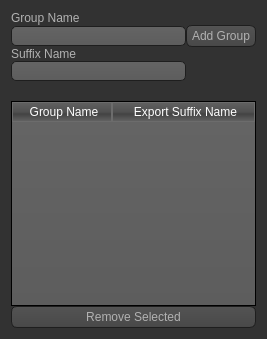
<?xml version="1.0" encoding="UTF-8"?>
<ui version="4.0">
 <class>Form</class>
 <widget class="QWidget" name="Form">
  <property name="geometry">
   <rect>
    <x>0</x>
    <y>0</y>
    <width>267</width>
    <height>339</height>
   </rect>
  </property>
  <property name="windowTitle">
   <string>Edit Group List</string>
  </property>
  <property name="styleSheet">
   <string notr="true">QToolTip
{
     border: 1px solid black;
     background-color: #ffa02f;
     padding: 1px;
     border-radius: 3px;
     opacity: 100;
}

QWidget
{
    color: #b1b1b1;
    background-color: #323232;
}

QWidget:item:hover
{
    background-color: QLinearGradient( x1: 0, y1: 0, x2: 0, y2: 1, stop: 0 #ffa02f, stop: 1 #ca0619);
    color: #000000;
}

QWidget:item:selected
{
    background-color: QLinearGradient( x1: 0, y1: 0, x2: 0, y2: 1, stop: 0 #ffa02f, stop: 1 #d7801a);
}

QMenuBar::item
{
    background: transparent;
}

QMenuBar::item:selected
{
    background: transparent;
    border: 1px solid #ffaa00;
}

QMenuBar::item:pressed
{
    background: #444;
    border: 1px solid #000;
    background-color: QLinearGradient(
        x1:0, y1:0,
        x2:0, y2:1,
        stop:1 #212121,
        stop:0.4 #343434/*,
        stop:0.2 #343434,
        stop:0.1 #ffaa00*/
    );
    margin-bottom:-1px;
    padding-bottom:1px;
}

QMenu
{
    border: 1px solid #000;
}

QMenu::item
{
    padding: 2px 20px 2px 20px;
}

QMenu::item:selected
{
    color: #000000;
}

QWidget:disabled
{
    color: #404040;
    background-color: #323232;
}

QAbstractItemView
{
    background-color: QLinearGradient( x1: 0, y1: 0, x2: 0, y2: 1, stop: 0 #4d4d4d, stop: 0.1 #646464, stop: 1 #5d5d5d);
}

QWidget:focus
{
    /*border: 2px solid QLinearGradient( x1: 0, y1: 0, x2: 0, y2: 1, stop: 0 #ffa02f, stop: 1 #d7801a);*/
}

QLineEdit
{
    background-color: QLinearGradient( x1: 0, y1: 0, x2: 0, y2: 1, stop: 0 #4d4d4d, stop: 0 #646464, stop: 1 #5d5d5d);
    padding: 1px;
    border-style: solid;
    border: 1px solid #1e1e1e;
    border-radius: 5;
}

QPushButton
{
    color: #b1b1b1;
    background-color: QLinearGradient( x1: 0, y1: 0, x2: 0, y2: 1, stop: 0 #565656, stop: 0.1 #525252, stop: 0.5 #4e4e4e, stop: 0.9 #4a4a4a, stop: 1 #464646);
    border-width: 1px;
    border-color: #1e1e1e;
    border-style: solid;
    border-radius: 6;
    padding: 3px;
    font-size: 12px;
    padding-left: 5px;
    padding-right: 5px;
}

QPushButton:pressed
{
    background-color: QLinearGradient( x1: 0, y1: 0, x2: 0, y2: 1, stop: 0 #2d2d2d, stop: 0.1 #2b2b2b, stop: 0.5 #292929, stop: 0.9 #282828, stop: 1 #252525);
}

QComboBox
{
    selection-background-color: #ffaa00;
    background-color: QLinearGradient( x1: 0, y1: 0, x2: 0, y2: 1, stop: 0 #565656, stop: 0.1 #525252, stop: 0.5 #4e4e4e, stop: 0.9 #4a4a4a, stop: 1 #464646);
    border-style: solid;
    border: 1px solid #1e1e1e;
    border-radius: 5;
}

QComboBox:hover,QPushButton:hover
{
    border: 2px solid QLinearGradient( x1: 0, y1: 0, x2: 0, y2: 1, stop: 0 #ffa02f, stop: 1 #d7801a);
}


QComboBox:on
{
    padding-top: 3px;
    padding-left: 4px;
    background-color: QLinearGradient( x1: 0, y1: 0, x2: 0, y2: 1, stop: 0 #2d2d2d, stop: 0.1 #2b2b2b, stop: 0.5 #292929, stop: 0.9 #282828, stop: 1 #252525);
    selection-background-color: #ffaa00;
}

QComboBox QAbstractItemView
{
    border: 2px solid darkgray;
    selection-background-color: QLinearGradient( x1: 0, y1: 0, x2: 0, y2: 1, stop: 0 #ffa02f, stop: 1 #d7801a);
}

QComboBox::drop-down
{
     subcontrol-origin: padding;
     subcontrol-position: top right;
     width: 15px;

     border-left-width: 0px;
     border-left-color: darkgray;
     border-left-style: solid; /* just a single line */
     border-top-right-radius: 3px; /* same radius as the QComboBox */
     border-bottom-right-radius: 3px;
 }

QComboBox::down-arrow
{
     image: url(:/down_arrow.png);
}

QGroupBox:focus
{
border: 2px solid QLinearGradient( x1: 0, y1: 0, x2: 0, y2: 1, stop: 0 #ffa02f, stop: 1 #d7801a);
}

QTextEdit:focus
{
    border: 2px solid QLinearGradient( x1: 0, y1: 0, x2: 0, y2: 1, stop: 0 #ffa02f, stop: 1 #d7801a);
}

QScrollBar:horizontal {
     border: 1px solid #222222;
     background: QLinearGradient( x1: 0, y1: 0, x2: 0, y2: 1, stop: 0.0 #121212, stop: 0.2 #282828, stop: 1 #484848);
     height: 7px;
     margin: 0px 16px 0 16px;
}

QScrollBar::handle:horizontal
{
      background: QLinearGradient( x1: 0, y1: 0, x2: 1, y2: 0, stop: 0 #ffa02f, stop: 0.5 #d7801a, stop: 1 #ffa02f);
      min-height: 20px;
      border-radius: 2px;
}

QScrollBar::add-line:horizontal {
      border: 1px solid #1b1b19;
      border-radius: 2px;
      background: QLinearGradient( x1: 0, y1: 0, x2: 1, y2: 0, stop: 0 #ffa02f, stop: 1 #d7801a);
      width: 14px;
      subcontrol-position: right;
      subcontrol-origin: margin;
}

QScrollBar::sub-line:horizontal {
      border: 1px solid #1b1b19;
      border-radius: 2px;
      background: QLinearGradient( x1: 0, y1: 0, x2: 1, y2: 0, stop: 0 #ffa02f, stop: 1 #d7801a);
      width: 14px;
     subcontrol-position: left;
     subcontrol-origin: margin;
}

QScrollBar::right-arrow:horizontal, QScrollBar::left-arrow:horizontal
{
      border: 1px solid black;
      width: 1px;
      height: 1px;
      background: white;
}

QScrollBar::add-page:horizontal, QScrollBar::sub-page:horizontal
{
      background: none;
}

QScrollBar:vertical
{
      background: QLinearGradient( x1: 0, y1: 0, x2: 1, y2: 0, stop: 0.0 #121212, stop: 0.2 #282828, stop: 1 #484848);
      width: 7px;
      margin: 16px 0 16px 0;
      border: 1px solid #222222;
}

QScrollBar::handle:vertical
{
      background: QLinearGradient( x1: 0, y1: 0, x2: 0, y2: 1, stop: 0 #ffa02f, stop: 0.5 #d7801a, stop: 1 #ffa02f);
      min-height: 20px;
      border-radius: 2px;
}

QScrollBar::add-line:vertical
{
      border: 1px solid #1b1b19;
      border-radius: 2px;
      background: QLinearGradient( x1: 0, y1: 0, x2: 0, y2: 1, stop: 0 #ffa02f, stop: 1 #d7801a);
      height: 14px;
      subcontrol-position: bottom;
      subcontrol-origin: margin;
}

QScrollBar::sub-line:vertical
{
      border: 1px solid #1b1b19;
      border-radius: 2px;
      background: QLinearGradient( x1: 0, y1: 0, x2: 0, y2: 1, stop: 0 #d7801a, stop: 1 #ffa02f);
      height: 14px;
      subcontrol-position: top;
      subcontrol-origin: margin;
}

QScrollBar::up-arrow:vertical, QScrollBar::down-arrow:vertical
{
      border: 1px solid black;
      width: 1px;
      height: 1px;
      background: white;
}


QScrollBar::add-page:vertical, QScrollBar::sub-page:vertical
{
      background: none;
}

QTextEdit
{
    background-color: #242424;
}

QPlainTextEdit
{
    background-color: #242424;
}

QHeaderView::section
{
    background-color: QLinearGradient(x1:0, y1:0, x2:0, y2:1, stop:0 #616161, stop: 0.5 #505050, stop: 0.6 #434343, stop:1 #656565);
    color: white;
    padding-left: 4px;
    border: 1px solid #6c6c6c;
}

QCheckBox:disabled
{
color: #414141;
}

QDockWidget::title
{
    text-align: center;
    spacing: 3px; /* spacing between items in the tool bar */
    background-color: QLinearGradient(x1:0, y1:0, x2:0, y2:1, stop:0 #323232, stop: 0.5 #242424, stop:1 #323232);
}

QDockWidget::close-button, QDockWidget::float-button
{
    text-align: center;
    spacing: 1px; /* spacing between items in the tool bar */
    background-color: QLinearGradient(x1:0, y1:0, x2:0, y2:1, stop:0 #323232, stop: 0.5 #242424, stop:1 #323232);
}

QDockWidget::close-button:hover, QDockWidget::float-button:hover
{
    background: #242424;
}

QDockWidget::close-button:pressed, QDockWidget::float-button:pressed
{
    padding: 1px -1px -1px 1px;
}

QMainWindow::separator
{
    background-color: QLinearGradient(x1:0, y1:0, x2:0, y2:1, stop:0 #161616, stop: 0.5 #151515, stop: 0.6 #212121, stop:1 #343434);
    color: white;
    padding-left: 4px;
    border: 1px solid #4c4c4c;
    spacing: 3px; /* spacing between items in the tool bar */
}

QMainWindow::separator:hover
{

    background-color: QLinearGradient(x1:0, y1:0, x2:0, y2:1, stop:0 #d7801a, stop:0.5 #b56c17 stop:1 #ffa02f);
    color: white;
    padding-left: 4px;
    border: 1px solid #6c6c6c;
    spacing: 3px; /* spacing between items in the tool bar */
}

QToolBar::handle
{
     spacing: 3px; /* spacing between items in the tool bar */
     background: url(:/images/handle.png);
}

QMenu::separator
{
    height: 2px;
    background-color: QLinearGradient(x1:0, y1:0, x2:0, y2:1, stop:0 #161616, stop: 0.5 #151515, stop: 0.6 #212121, stop:1 #343434);
    color: white;
    padding-left: 4px;
    margin-left: 10px;
    margin-right: 5px;
}

QProgressBar
{
    border: 2px solid grey;
    border-radius: 5px;
    text-align: center;
}

QProgressBar::chunk
{
    background-color: #d7801a;
    width: 2.15px;
    margin: 0.5px;
}

QTabBar::tab {
    color: #b1b1b1;
    border: 1px solid #444;
    border-bottom-style: none;
    background-color: #323232;
    padding-left: 10px;
    padding-right: 10px;
    padding-top: 3px;
    padding-bottom: 2px;
    margin-right: -1px;
}

QTabWidget::pane {
    border: 1px solid #444;
    top: 1px;
}

QTabBar::tab:last
{
    margin-right: 0; /* the last selected tab has nothing to overlap with on the right */
    border-top-right-radius: 3px;
}

QTabBar::tab:first:!selected
{
 margin-left: 0px; /* the last selected tab has nothing to overlap with on the right */


    border-top-left-radius: 3px;
}

QTabBar::tab:!selected
{
    color: #b1b1b1;
    border-bottom-style: solid;
    margin-top: 3px;
    background-color: QLinearGradient(x1:0, y1:0, x2:0, y2:1, stop:1 #212121, stop:.4 #343434);
}

QTabBar::tab:selected
{
    border-top-left-radius: 3px;
    border-top-right-radius: 3px;
    margin-bottom: 0px;
}

QTabBar::tab:!selected:hover
{
    /*border-top: 2px solid #ffaa00;
    padding-bottom: 3px;*/
    border-top-left-radius: 3px;
    border-top-right-radius: 3px;
    background-color: QLinearGradient(x1:0, y1:0, x2:0, y2:1, stop:1 #212121, stop:0.4 #343434, stop:0.2 #343434, stop:0.1 #ffaa00);
}

QRadioButton::indicator:checked, QRadioButton::indicator:unchecked{
    color: #b1b1b1;
    background-color: #323232;
    border: 1px solid #b1b1b1;
    border-radius: 6px;
}

QRadioButton::indicator:checked
{
    background-color: qradialgradient(
        cx: 0.5, cy: 0.5,
        fx: 0.5, fy: 0.5,
        radius: 1.0,
        stop: 0.25 #ffaa00,
        stop: 0.3 #323232
    );
}

QCheckBox::indicator{
    color: #b1b1b1;
    background-color: #323232;
    border: 1px solid #b1b1b1;
    width: 9px;
    height: 9px;
}

QRadioButton::indicator
{
    border-radius: 6px;
}

QRadioButton::indicator:hover, QCheckBox::indicator:hover
{
    border: 1px solid #ffaa00;
}

QCheckBox::indicator:checked
{
    image:url(:/images/checkbox.png);
}

QCheckBox::indicator:disabled, QRadioButton::indicator:disabled
{
    border: 1px solid #444;
}</string>
  </property>
  <layout class="QVBoxLayout" name="verticalLayout">
   <property name="spacing">
    <number>0</number>
   </property>
   <item>
    <layout class="QGridLayout" name="gridLayout">
     <property name="spacing">
      <number>0</number>
     </property>
     <item row="1" column="0">
      <widget class="QLineEdit" name="groupName_line"/>
     </item>
     <item row="3" column="0">
      <widget class="QLineEdit" name="groupSuffix_line"/>
     </item>
     <item row="1" column="1">
      <widget class="QPushButton" name="addGroup_button">
       <property name="text">
        <string>Add Group</string>
       </property>
      </widget>
     </item>
     <item row="0" column="0">
      <widget class="QLabel" name="label">
       <property name="text">
        <string>Group Name</string>
       </property>
      </widget>
     </item>
     <item row="2" column="0">
      <widget class="QLabel" name="label_2">
       <property name="text">
        <string>Suffix Name</string>
       </property>
      </widget>
     </item>
     <item row="4" column="0">
      <spacer name="verticalSpacer">
       <property name="orientation">
        <enum>Qt::Vertical</enum>
       </property>
       <property name="sizeType">
        <enum>QSizePolicy::Fixed</enum>
       </property>
       <property name="sizeHint" stdset="0">
        <size>
         <width>20</width>
         <height>20</height>
        </size>
       </property>
      </spacer>
     </item>
    </layout>
   </item>
   <item>
    <widget class="QTableWidget" name="group_list_table">
     <property name="editTriggers">
      <set>QAbstractItemView::AnyKeyPressed|QAbstractItemView::EditKeyPressed</set>
     </property>
     <property name="selectionBehavior">
      <enum>QAbstractItemView::SelectRows</enum>
     </property>
     <attribute name="horizontalHeaderStretchLastSection">
      <bool>true</bool>
     </attribute>
     <column>
      <property name="text">
       <string>Group Name</string>
      </property>
     </column>
     <column>
      <property name="text">
       <string>Export Suffix Name</string>
      </property>
     </column>
    </widget>
   </item>
   <item>
    <widget class="QPushButton" name="removeGroup_button">
     <property name="text">
      <string>Remove Selected</string>
     </property>
    </widget>
   </item>
  </layout>
 </widget>
 <resources/>
 <connections/>
</ui>
